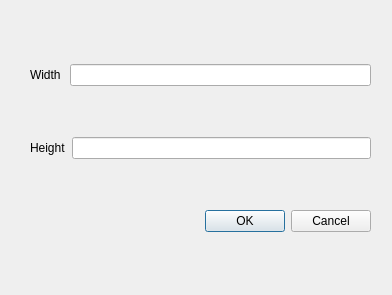
<?xml version="1.0" encoding="UTF-8"?>
<ui version="4.0">
 <class>NewCanvasDialog</class>
 <widget class="QDialog" name="NewCanvasDialog">
  <property name="geometry">
   <rect>
    <x>0</x>
    <y>0</y>
    <width>392</width>
    <height>295</height>
   </rect>
  </property>
  <property name="windowTitle">
   <string>Dialog</string>
  </property>
  <widget class="QWidget" name="verticalLayoutWidget">
   <property name="geometry">
    <rect>
     <x>30</x>
     <y>19</y>
     <width>341</width>
     <height>261</height>
    </rect>
   </property>
   <layout class="QVBoxLayout" name="verticalLayout">
    <item>
     <layout class="QHBoxLayout" name="horizontalLayout">
      <item>
       <widget class="QLabel" name="label">
        <property name="text">
         <string>Width </string>
        </property>
       </widget>
      </item>
      <item>
       <widget class="QLineEdit" name="lineEdit"/>
      </item>
     </layout>
    </item>
    <item>
     <layout class="QHBoxLayout" name="horizontalLayout_2">
      <item>
       <widget class="QLabel" name="label_2">
        <property name="text">
         <string>Height</string>
        </property>
       </widget>
      </item>
      <item>
       <widget class="QLineEdit" name="lineEdit_2"/>
      </item>
     </layout>
    </item>
    <item>
     <widget class="QDialogButtonBox" name="buttonBox">
      <property name="orientation">
       <enum>Qt::Horizontal</enum>
      </property>
      <property name="standardButtons">
       <set>QDialogButtonBox::Cancel|QDialogButtonBox::Ok</set>
      </property>
     </widget>
    </item>
   </layout>
  </widget>
 </widget>
 <resources/>
 <connections>
  <connection>
   <sender>buttonBox</sender>
   <signal>accepted()</signal>
   <receiver>NewCanvasDialog</receiver>
   <slot>accept()</slot>
   <hints>
    <hint type="sourcelabel">
     <x>248</x>
     <y>254</y>
    </hint>
    <hint type="destinationlabel">
     <x>157</x>
     <y>274</y>
    </hint>
   </hints>
  </connection>
  <connection>
   <sender>buttonBox</sender>
   <signal>rejected()</signal>
   <receiver>NewCanvasDialog</receiver>
   <slot>reject()</slot>
   <hints>
    <hint type="sourcelabel">
     <x>316</x>
     <y>260</y>
    </hint>
    <hint type="destinationlabel">
     <x>286</x>
     <y>274</y>
    </hint>
   </hints>
  </connection>
 </connections>
</ui>
